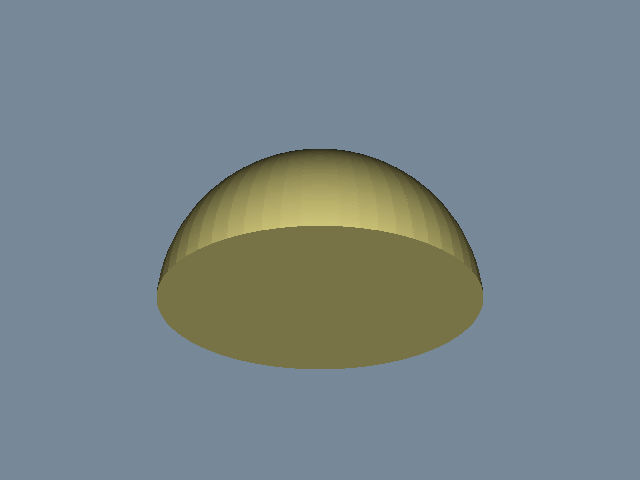

Recreate this plot in Python.
#!/usr/bin/env python

# Create a capped sphere by rotationally extruding a semicircular arc.

# Factory overrides: importing these modules registers the OpenGL rendering
# and interaction style implementations for vtkRenderingCore factory classes.
import math

import vtkmodules.vtkInteractionStyle  # noqa: F401
import vtkmodules.vtkRenderingOpenGL2  # noqa: F401
# VTK pipeline classes used in this example
from vtkmodules.vtkCommonCore import vtkPoints
from vtkmodules.vtkCommonDataModel import (
    vtkCellArray,
    vtkLine,
    vtkPolyData,
)
from vtkmodules.vtkFiltersModeling import vtkRotationalExtrusionFilter
from vtkmodules.vtkRenderingCore import (
    vtkActor,
    vtkPolyDataMapper,
    vtkRenderWindow,
    vtkRenderWindowInteractor,
    vtkRenderer,
)

# Colors (normalized RGB)
light_slate_gray_background_rgb = (0.467, 0.533, 0.600)
khaki_rgb = (0.941, 0.902, 0.549)

# Source: build the semicircular arc as a polyline
angle = math.radians(90)
step = math.radians(1)
radius = 1.0
start = math.radians(90)

pts = []
theta = 0.0
while theta <= angle:
    x = radius * math.cos(start - theta)
    z = radius * math.sin(theta - start)
    if x < 0:
        pts.append((0.0, 0.0, z))
        break
    pts.append((max(x, 0.0), 0.0, z))
    theta += step

# Cap: drop a perpendicular from the last point to the axis
if pts[-1][0] > 0:
    last_x, _, last_z = pts[-1]
    num_pts = 10
    for i in range(1, num_pts + 1):
        x = last_x - i * last_x / num_pts
        if x < 0:
            x = 0.0
        pts.append((x, 0.0, last_z))
        if x == 0.0:
            break

points = vtkPoints()
lines = vtkCellArray()
for pt in pts:
    pt_id = points.InsertNextPoint(pt)
    if pt_id < len(pts) - 1:
        line = vtkLine()
        line.GetPointIds().SetId(0, pt_id)
        line.GetPointIds().SetId(1, pt_id + 1)
        lines.InsertNextCell(line)

polydata = vtkPolyData()
polydata.SetPoints(points)
polydata.SetLines(lines)

# Filter: rotationally extrude the arc to form the sphere surface
extrude = vtkRotationalExtrusionFilter()
extrude.SetInputData(polydata)
extrude.SetResolution(60)

# Mapper: map the extruded sphere surface
mapper = vtkPolyDataMapper()
mapper.SetInputConnection(extrude.GetOutputPort())

# Actor: the capped sphere
actor = vtkActor()
actor.SetMapper(mapper)
actor.GetProperty().SetColor(khaki_rgb)

# Renderer: assemble the scene and configure the camera
renderer = vtkRenderer()
renderer.AddActor(actor)
renderer.SetBackground(light_slate_gray_background_rgb)

# Window: display the rendered scene
render_window = vtkRenderWindow()
render_window.AddRenderer(renderer)
render_window.SetWindowName("capped sphere")
render_window.SetMultiSamples(0)
render_window.SetSize(640, 480)

# Interactor: handle mouse and keyboard events
render_window_interactor = vtkRenderWindowInteractor()
render_window_interactor.SetRenderWindow(render_window)

# Scene: configure the camera
renderer.ResetCamera()
renderer.GetActiveCamera().Azimuth(0)
renderer.GetActiveCamera().Elevation(60)
renderer.ResetCameraClippingRange()

render_window_interactor.Initialize()
render_window_interactor.Start()
